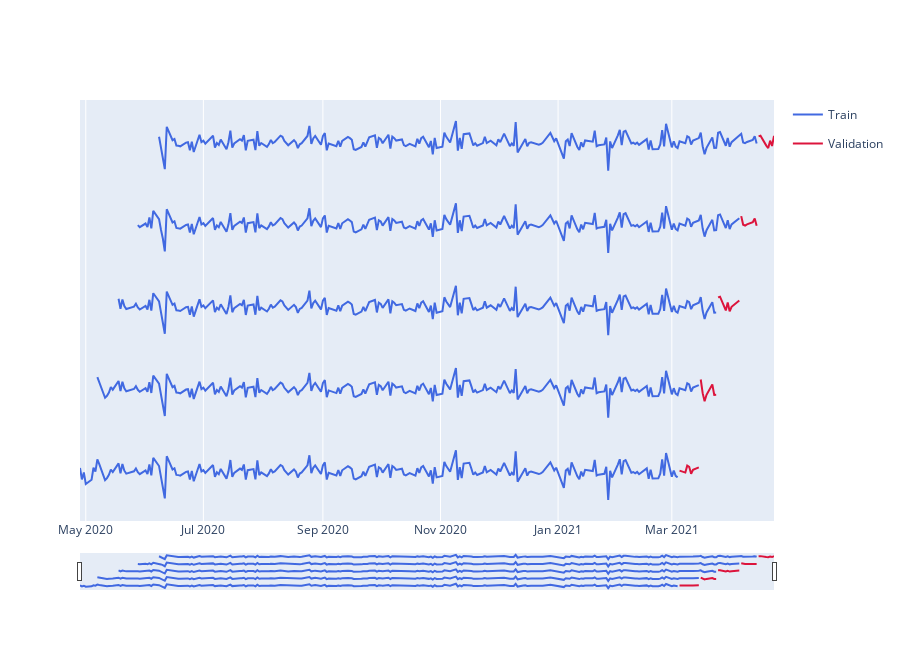

Here is the notebook cell this chart was saved with:
### Code cell
fig = go.Figure()
for fold_n, (train_ids, val_ids) in enumerate(fold_ids):
    train_sub_df = ar_ts.iloc[train_ids]
    val_sub_df = ar_ts.iloc[val_ids]
    
    if fold_n<len(fold_ids) - 1:
        fig.add_trace(
            {
                "x": train_sub_df.index,
                "y": train_sub_df + float(fold_n) * 20,
                "line": dict(color="royalblue"),
                "showlegend": False,
                "legendgroup": "Train"
            }
        )
        fig.add_trace(
            {
                "x": val_sub_df.index,
                "y": val_sub_df + float(fold_n) * 20,
                "line": dict(color="crimson"),
                "showlegend": False,
                "mode": "lines",
                "legendgroup": "Valid"
            }
        )
    else:
        fig.add_trace(
            {
                "x": train_sub_df.index,
                "y": train_sub_df + float(fold_n) * 20,
                "line": dict(color="royalblue"),
                "showlegend": True,
                "legendgroup": "Train",
                "name": "Train"
            }
        )
        fig.add_trace(
            {
                "x": val_sub_df.index,
                "y": val_sub_df + float(fold_n) * 20,
                "line": dict(color="crimson"),
                "showlegend": True,
                "mode": "lines",
                "legendgroup": "Valid",
                "name": "Validation"
            }
        )
        


fig.update_layout(
    xaxis=dict(
        rangeslider=dict(visible=True, thickness = 0.075),
        type="date",
    ),
    yaxis =dict(visible = False),
    height = 670,
)
fig.show()

### Figure 1 — Plotly figure (JSON) as saved in the notebook; plotly's stock layout.template omitted (floating-point values rounded to 4 significant figures; data arrays with more than 128 entries replaced by an {"elided": "..."} marker saying what was removed)
{"data": [{"legendgroup": "Train", "line": {"color": "royalblue"}, "showlegend": false, "type": "scatter", "x": {"elided": "215 str values"}, "y": {"elided": "215 float values"}}, {"legendgroup": "Valid", "line": {"color": "crimson"}, "mode": "lines", "showlegend": false, "type": "scatter", "x": ["2021-03-05", "2021-03-08", "2021-03-09", "2021-03-10", "2021-03-11", "2021-03-12", "2021-03-15"], "y": [0.31, -0.17, 1.52, 1.23, -0.46, 0.49, 1.09]}, {"legendgroup": "Train", "line": {"color": "royalblue"}, "showlegend": false, "type": "scatter", "x": {"elided": "215 str values"}, "y": {"elided": "215 float values"}}, {"legendgroup": "Valid", "line": {"color": "crimson"}, "mode": "lines", "showlegend": false, "type": "scatter", "x": ["2021-03-16", "2021-03-17", "2021-03-18", "2021-03-19", "2021-03-22", "2021-03-23", "2021-03-24"], "y": [22.44, 19.12, 17.16, 18.72, 21.23, 18.68, 18.72]}, {"legendgroup": "Train", "line": {"color": "royalblue"}, "showlegend": false, "type": "scatter", "x": {"elided": "215 str values"}, "y": {"elided": "215 float values"}}, {"legendgroup": "Valid", "line": {"color": "crimson"}, "mode": "lines", "showlegend": false, "type": "scatter", "x": ["2021-03-25", "2021-03-26", "2021-03-29", "2021-03-30", "2021-03-31", "2021-04-01", "2021-04-05"], "y": [42.38, 42.55, 39.23, 41.14, 39, 40.11, 41.64]}, {"legendgroup": "Train", "line": {"color": "royalblue"}, "showlegend": false, "type": "scatter", "x": {"elided": "215 str values"}, "y": {"elided": "215 float values"}}, {"legendgroup": "Valid", "line": {"color": "crimson"}, "mode": "lines", "showlegend": false, "type": "scatter", "x": ["2021-04-06", "2021-04-07", "2021-04-08", "2021-04-09", "2021-04-12", "2021-04-13", "2021-04-14"], "y": [62.13, 60.04, 59.85, 60.14, 60.63, 61.55, 59.8]}, {"legendgroup": "Train", "line": {"color": "royalblue"}, "name": "Train", "showlegend": true, "type": "scatter", "x": {"elided": "215 str values"}, "y": {"elided": "215 float values"}}, {"legendgroup": "Valid", "line": {"color": "crimson"}, "mode": "lines", "name": "Validation", "showlegend": true, "type": "scatter", "x": ["2021-04-15", "2021-04-16", "2021-04-19", "2021-04-20", "2021-04-21", "2021-04-22", "2021-04-23"], "y": [81.5, 81.68, 79.26, 78.67, 80.47, 79.18, 81.64]}], "layout": {"height": 670, "xaxis": {"rangeslider": {"thickness": 0.075, "visible": true}, "type": "date"}, "yaxis": {"visible": false}}}
